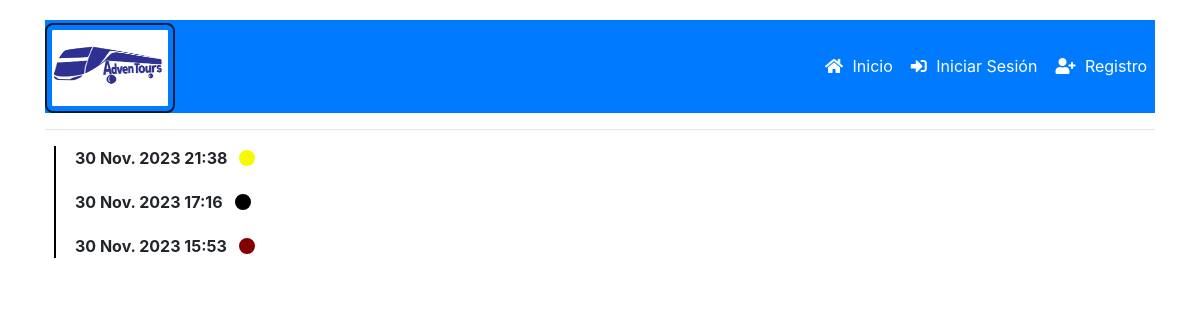
/get_notifications, run on the app's committed database.
### travel/models.py (models this page shows, shortened)
class Contact(models.Model):
    name = models.CharField(max_length=100)
    email = models.EmailField()
    message = models.TextField()
    timestamp = models.DateTimeField(auto_now_add=True)

### travel/views.py (the view)
# urls.py: path('get_notifications', views.view_notifications, name='get_notifications'),
def view_notifications(request):
    notification_contact = Contact.objects.order_by('-timestamp')[:5]
    return render(request, 'travel/notifications.html', {'notifications': notification_contact})

### travel/templates/travel/notifications.html (shortened to what this page needs)
{% extends "travel/layout.html" %}
{% block body %}
<div class="timeline">
    {% for notification in notifications %}
    <div class="timeline-item">
        <div class="timeline-date" data-bs-toggle="modal" data-bs-target="#modal{{ forloop.counter }}">
            {{ notification.timestamp }}
        </div>
        <div class="timeline-node node-{{ forloop.counter }}"></div>
    </div>
    {% endfor %}
</div>
{% endblock %}

### travel/templates/travel/layout.html (style rules this page uses)
body { background-color: #fff; padding: 20px; }

### travel/templates/travel/notifications.html (style rules this page uses)
.timeline { position: relative; padding-left: 30px; }
.timeline:before { content: ''; position: absolute; top: 0; left: 9px; height: 100%; width: 2px; background: #000; z-index: 0; }
.timeline-item { display: flex; align-items: center; margin-bottom: 20px; position: relative; }
.timeline-date { font-weight: bold; margin-right: 10px; z-index: 1; }
.timeline-node { width: 20px; height: 20px; border-radius: 50%; border: 2px solid #ffffff; position: relative; z-index: 2; }
.timeline-date { font-weight: bold; margin-right: 10px; position: relative; z-index: 1; cursor: pointer; }
.node-1 { background-color: rgb(248, 248, 0); }
.node-2 { background-color: #000000; }
.node-3 { background-color: #830000; }

### data on the page
Contact: timestamp "30 Nov. 2023 21:38"
Contact: timestamp "30 Nov. 2023 17:16"
Contact: timestamp "30 Nov. 2023 15:53"
